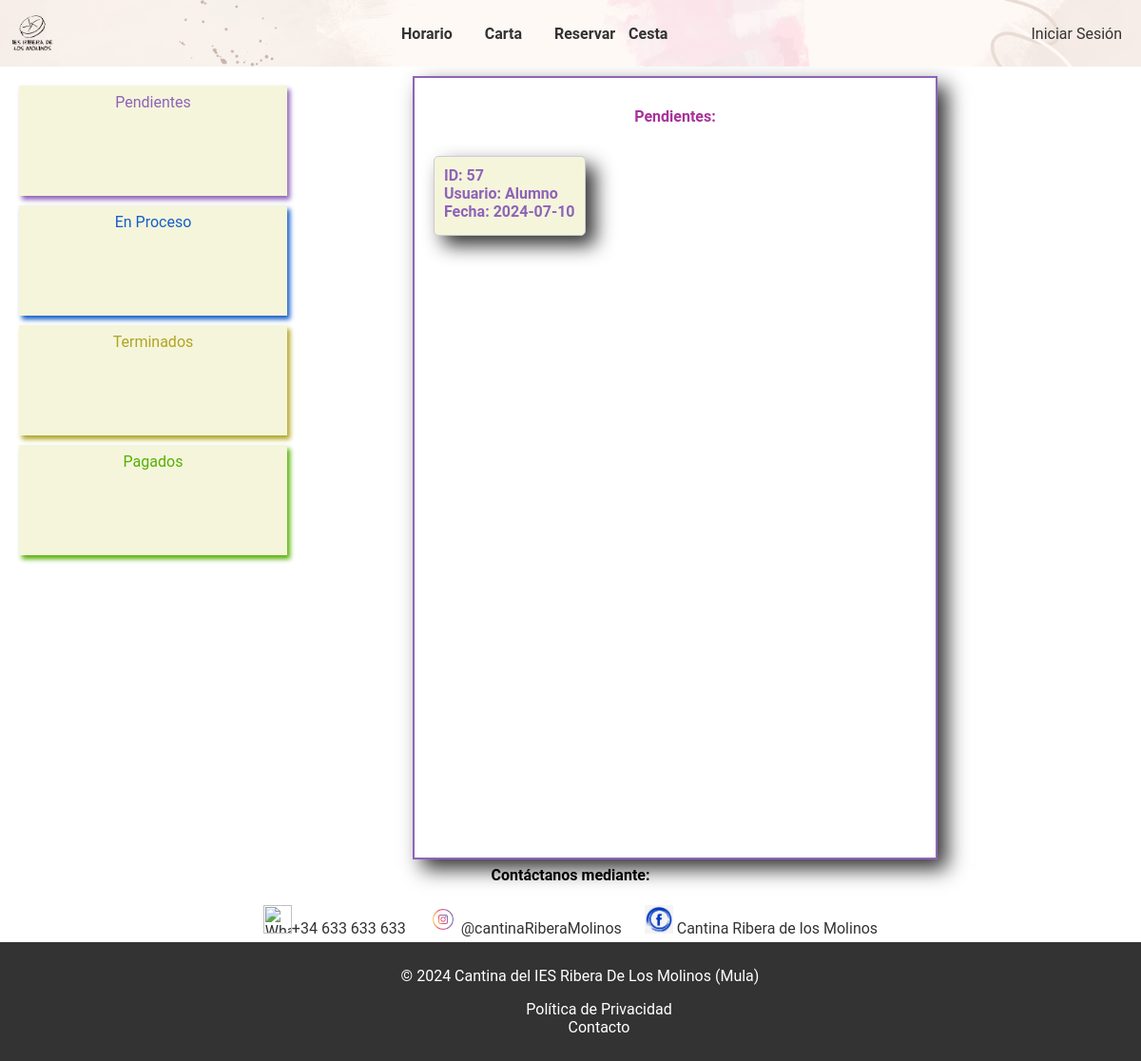
/TFG/trabajador/Pedidos/pendientes.php, run on the app's committed database.
### tables this page shows
CREATE TABLE `pedido` (
  `idPedido` int(11) NOT NULL,
  `idUsuario` int(11) NOT NULL,
  `fecha` date NOT NULL,
  `hora` time NOT NULL,
  `pagado` tinyint(1) NOT NULL,
  `realizado` tinyint(1) NOT NULL,
  `precioPedido` decimal(10,2) NOT NULL,
  `finalizado` tinyint(1) DEFAULT NULL,
  `horaRecogida` varchar(50) DEFAULT NULL,
  `siendoRealizado` tinyint(1) DEFAULT NULL
);

CREATE TABLE `usuario` (
  `idUsuario` int(11) NOT NULL,
  `nombre` varchar(200) NOT NULL,
  `apellidos` varchar(200) NOT NULL,
  `correo` varchar(200) NOT NULL,
  `contrasena` varchar(64) NOT NULL,
  `telefono` int(11) NOT NULL,
  `tipo` varchar(10) NOT NULL
);

### TFG/db/bd.inc.php (called while the page is built, shortened)
<?php
function conectar() {
    try {
        $host = "localhost";
        $basedatos = "tfg";
        $usuario = "root";
        $password = "";
        return new PDO("mysql:host=$host;dbname=$basedatos", $usuario, $password);
    } catch (PDOException $e) {
        echo $e->getMessage();
    }
}
function obtenerNombreUsuario($idUsuario) {
    $conexion = conectar();
    $sql = $conexion->prepare("SELECT nombre FROM usuario WHERE idUsuario=:idUsuario");
    $sql->bindParam(':idUsuario', $idUsuario);
    $sql->execute();
    $sql->setFetchMode(PDO::FETCH_ASSOC);
    $resultado = $sql->fetch();
    return $resultado['nombre'];
}
function obtenerPedido($idPedido) {
    $conexion = conectar();
    $sql = $conexion->prepare("SELECT * FROM `pedido` WHERE `idPedido`=:idPedido");
    $sql->bindParam(':idPedido', $idPedido);
    $sql->execute();
    $sql->setFetchMode(PDO::FETCH_ASSOC);
    return $sql->fetch();
}
function obtenerIdsPedidoFinalizados() {
    $conexion = conectar();
    $sql = $conexion->prepare("SELECT idPedido FROM pedido WHERE finalizado = 1 AND (siendoRealizado = 0 OR siendoRealizado IS NULL) AND pagado = 0 AND realizado = 0");
    $sql->execute();
    $sql->setFetchMode(PDO::FETCH_ASSOC);
    return $sql->fetchAll(PDO::FETCH_COLUMN);
}

### TFG/trabajador/Pedidos/pendientes.php (the view, shortened to what this page needs)
<link rel="stylesheet" href="/TFG-MAIN/TFG/CSS/pedidos.css">
<?php
include("../../includes/header.php");
include '../../db/bd.inc.php';
echo '<div class="contenedor">';
echo '<div class="menu-vertical">';
echo '<a href="/TFG-MAIN/TFG/trabajador/pedidos/pendientes.php" class="boxP">Pendientes</a>';
echo '<a href="/TFG-MAIN/TFG/trabajador/pedidos/proceso.php" class="boxEP">En Proceso</a>';
echo '<a href="/TFG-MAIN/TFG/trabajador/pedidos/terminados.php" class="boxT">Terminados</a>';
echo '<a href="/TFG-MAIN/TFG/trabajador/pedidos/pagados.php" class="boxPG">Pagados</a>';
echo '</div>';
echo "<div class='contenedor-principal'>";
echo  "<div class='izquierda'>";
echo "<h4 class='dentroCards'>Pendientes:</h4>";
$pedidos = obtenerIdsPedidoFinalizados();
foreach ($pedidos as $idPedido) {
    $detallesPedido = obtenerPedido($idPedido);
    echo "<div class='allPedido' id='pedido-$idPedido'>";
    echo "<div class='card'>";
    echo "<div class='pedido' onclick='toggleDetalles($idPedido)'>";
    $nombreUsuario = obtenerNombreUsuario($detallesPedido["idUsuario"]);
    echo "ID: " . $detallesPedido["idPedido"] . "<br>";
    echo "Usuario: " . $nombreUsuario . "<br>";
    echo "Fecha: " . $detallesPedido["fecha"] . "<br>";
    echo "</div>";
    echo "</div>";
    echo "</div>";
}
echo "</div>";
echo "</div>";
echo "</div>";
include("../../includes/footer.php");
?>

### TFG/CSS/pedidos.css (style rules this page uses)
.boxP, .boxEP, .boxT, .boxPG { display: flex; justify-content: center; align-items: center; width: 250px; height: 100px; background-color: beige; text-align: center; text-decoration: none; margin: 10px; box-shadow: 3px 4px 5px; border: none; transition: transform 0.3s, box-shadow 0.3s; }
.boxP { color: #8e64b8; }
.boxEP { color: #145fc8; }
.boxT { color: #b0a420; }
.boxPG { color: #55b000; }
.allPedido { font-family: 'Roboto', sans-serif; }
.contenedor-principal { width: 98%; gap: 10px; justify-content: center; padding: 10px; height: 100vh; display: flex; flex-wrap: wrap; }
.izquierda, .derecha { float: left; border: solid 2px #8e64b8; padding: 10px; overflow-y: auto; height: 100%; box-shadow: 10px 10px 20px #333; }
.izquierda { width: 55%; }
.dentroCards { font-family: 'Roboto', sans-serif; text-align: center; color: #a8329b; }
.card { border: 1px solid #ccc; border-radius: 5px; padding: 10px; background-color: beige; color: #8e64b8; box-shadow: 10px 10px 20px #333; margin: 10px; float: left; display: flex; flex-direction: column; justify-content: space-between; transition: all 0.3s ease; }
.pedido { font-weight: bold; margin-bottom: 5px; cursor: pointer; }
.contenedor { display: flex; }
.menu-vertical { width: 200px; padding: 10px; }
.contenedor-principal { flex-grow: 1; padding: 10px; }
.menu-vertical a { display: block; padding: 8px 16px; text-decoration: none; }

### data on the page
pedido: idPedido "57", idUsuario.nombre "Alumno", fecha "2024-07-10"
